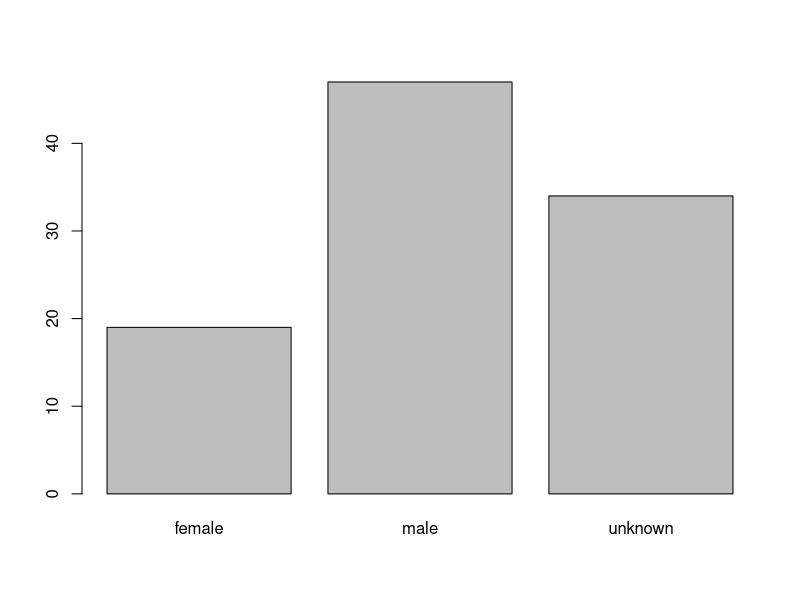
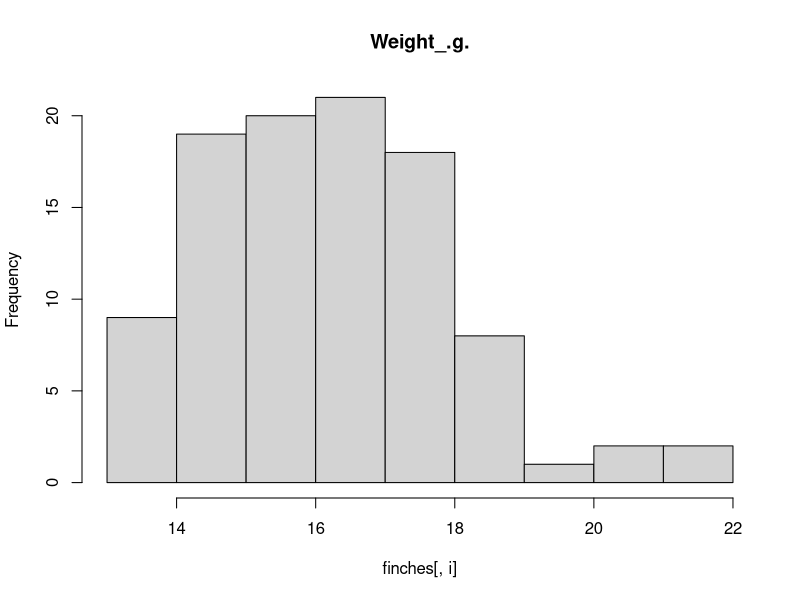
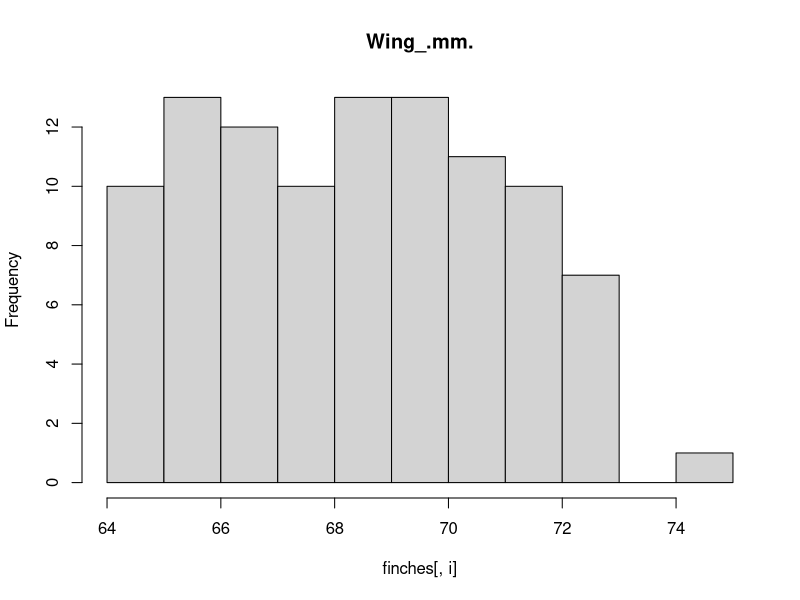
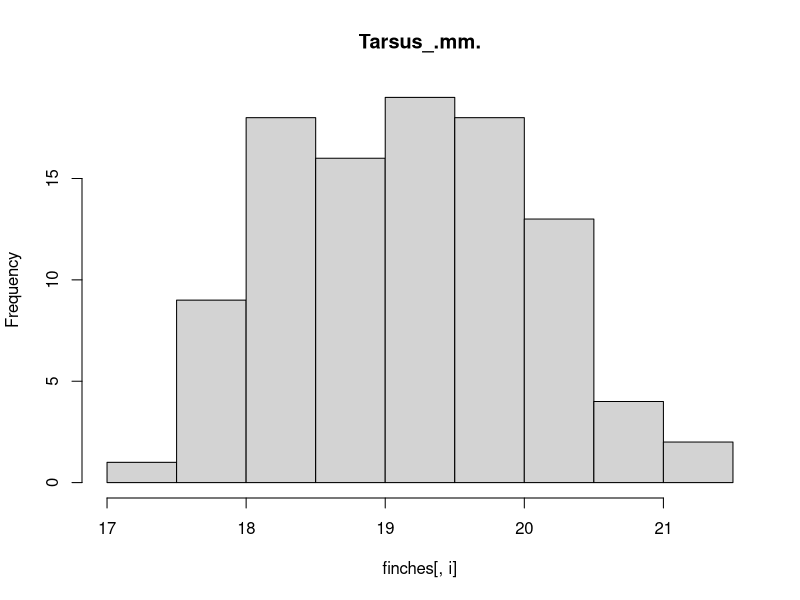
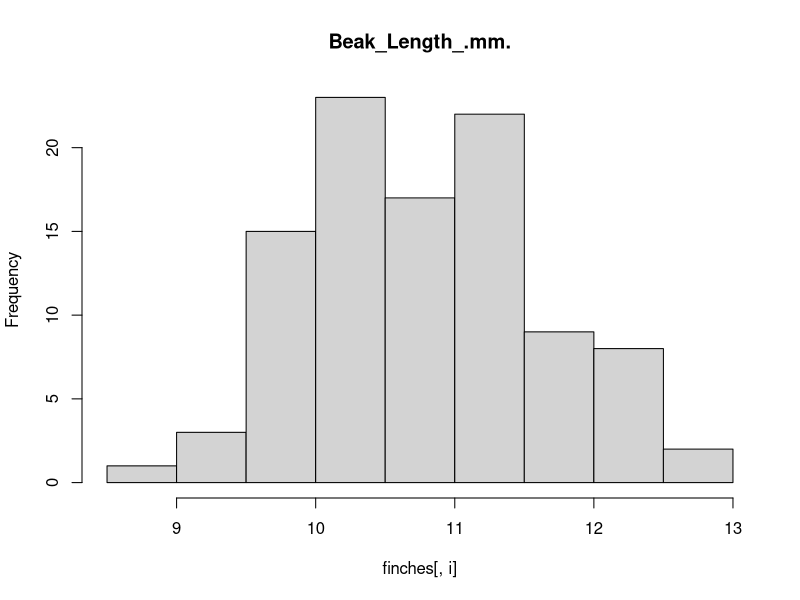
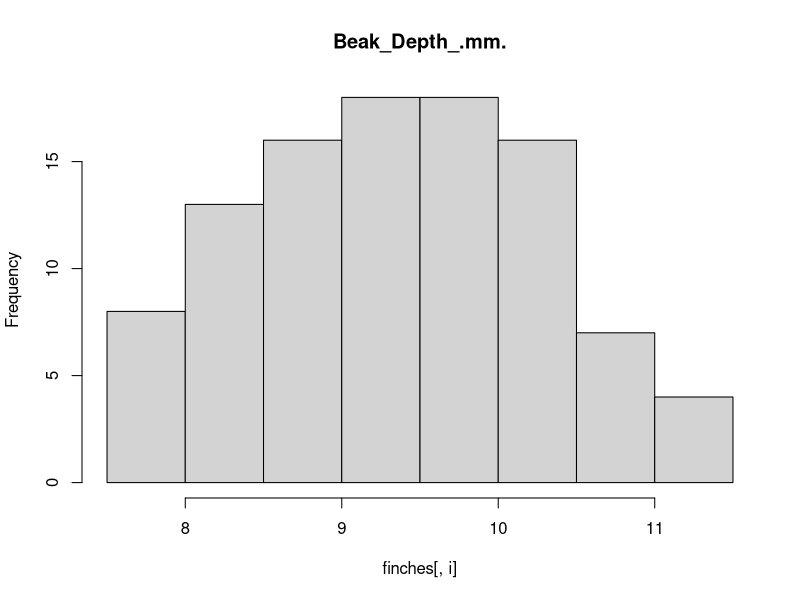
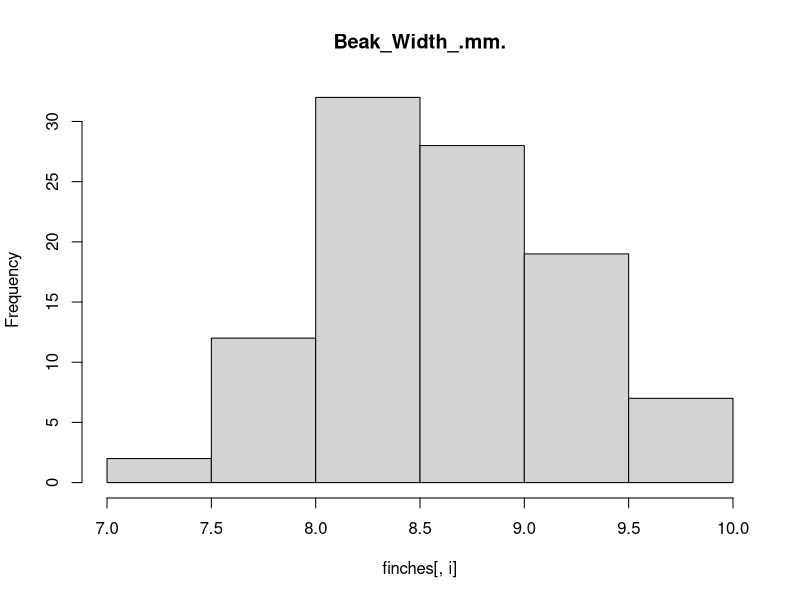
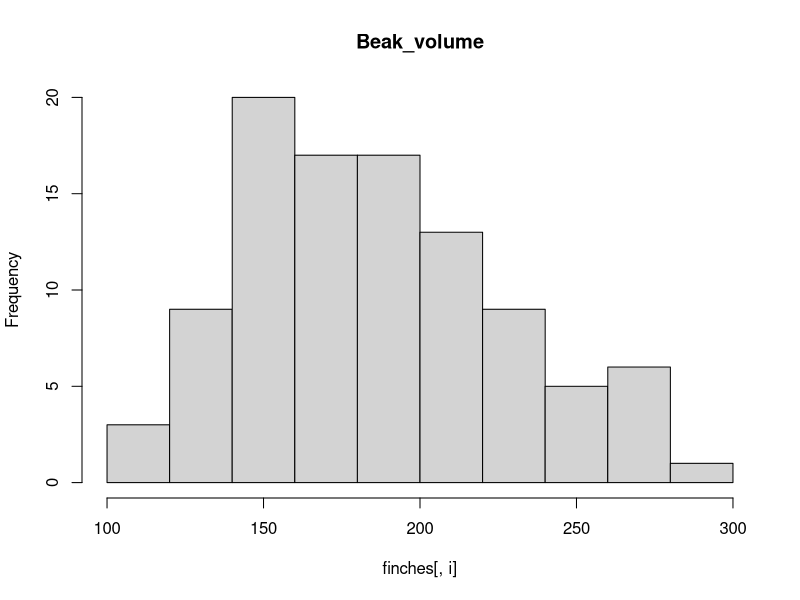

Here is the R script that generated these plots, in order:
setwd("/home/xoel/github/masters/module_ii/statistical_inference/assignment")

# The dataset had to be fixed, since there was blank spaces instead of tabulations at different points across the file.
finches <- read.table("./finches_dataset.txt", header=TRUE, sep="\t")

# Feature amplification
Beak_volume <- ((finches$Beak_Width_.mm./2)**2*pi*finches$Beak_Depth_.mm.)/3
Age <- finches$Last_Year - finches$First_adult_year
Survival = as.integer(as.logical(finches$Last_Year > 1977))
finches <-cbind(finches, Beak_volume, Age, Survival)
#Plot
barplot(table(finches$Sex))
quant_col <- c(6:13)
for (i in quant_col){
  print(colnames(finches[i]))
  hist(finches[,i], main=colnames(finches[i]))
}

#Correlations